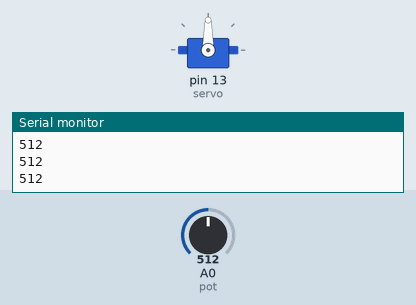
Bench run of a sketch on a simulated Arduino Uno, built with avr-gcc and run on an emulated ATmega328P. Shown: servo, the last lines printed to the serial monitor. Inputs (shaded band) come from the test bench; at power-on: A0 (pot) = 512.

Above: at 1.2 s.
1.3 s: A0 (pot) set to 716
At 1.9 s:
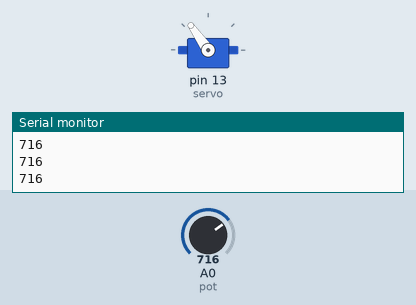
2.8 s: A0 (pot) set to 900
At 3.5 s:
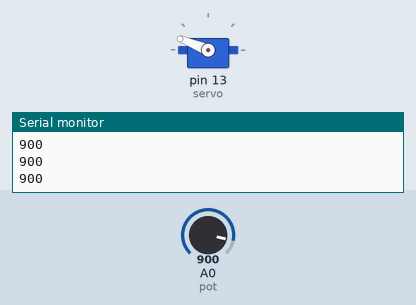
4.3 s: A0 (pot) set to 1023
At 5.1 s:
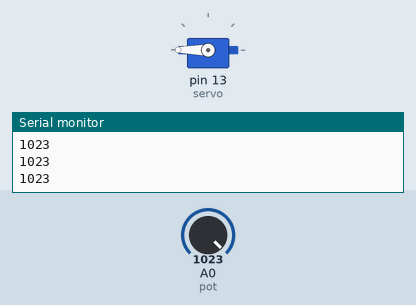
5.8 s: A0 (pot) set to 306
At 6.7 s:
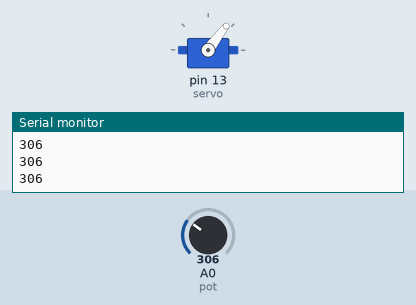
7.3 s: A0 (pot) set to 122
At 7.7 s:
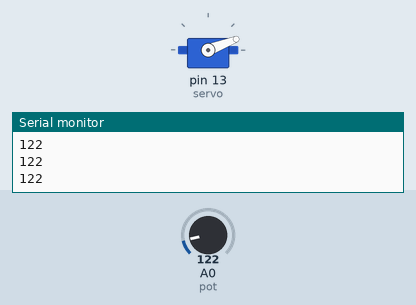
8.8 s: A0 (pot) set to 0
At 9.3 s:
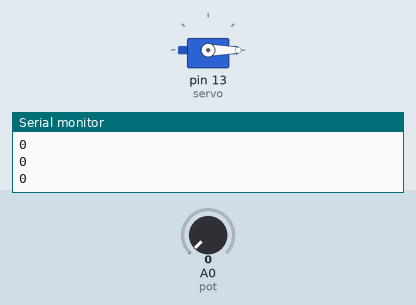
Timing chart, 0 to 11.3 s (numbered marks = the images above; inputs shaded):
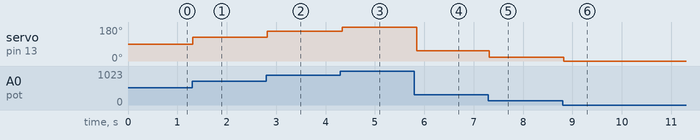

Measured:
- after the input at 1.3 s, servo on pin 13 (servo): 90° → 125° at once
- after the input at 2.8 s, servo on pin 13 (servo): 125° → 158° at once
- after the input at 4.3 s, servo on pin 13 (servo): 158° → 180° at once
- after the input at 5.8 s, servo on pin 13 (servo): 180° → 53° after 0.05 s
- after the input at 7.3 s, servo on pin 13 (servo): 53° → 21° at once
- after the input at 8.8 s, servo on pin 13 (servo): 21° → 0° at once

The sketch:

10.Servo_motor_Knob.ino
```cpp
#include <Servo.h>  // add servo library

Servo servo;  // create servo object to control a servo

int pot = A0;  // analog pin used to connect the potentiometer
int temp;     // variable to read the value from the analog pin

void setup() {
  Serial.begin(9600);       // Begin serial communication
  servo.attach(13);          //D7
  servo.write(0);
}

void loop() {
  temp = analogRead(pot);            // reads the value of the potentiometer (value between 0 and 1023)
  Serial.println(temp);
  temp = map(temp, 0, 1023, 0, 180);  // scale it to use it with the servo (value between 0 and 180)
  servo.write(temp);                 // sets the servo position according to the scaled value
  delay(50);                         // waits for the servo to get there
}
```
